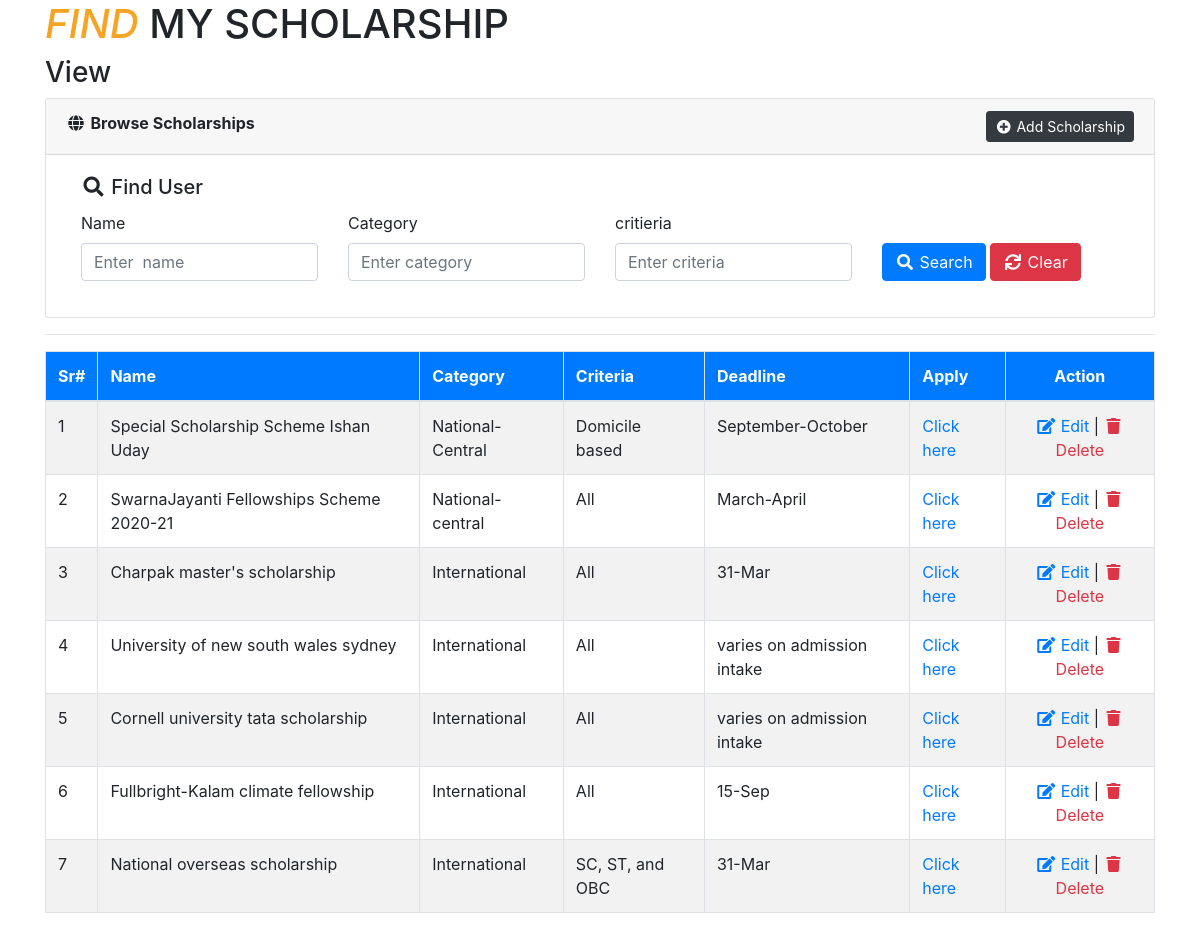
Screenshot of /scholarshipofficer/officer/Crud/national/browse_scholarship.php with the database file from the repository.
### tables this page shows
CREATE TABLE `national` (
  `id` int(250) NOT NULL,
  `name` varchar(250) NOT NULL,
  `category` varchar(250) NOT NULL,
  `criteria` varchar(250) NOT NULL,
  `deadline` varchar(250) NOT NULL,
  `apply` varchar(250) NOT NULL
);

### scholarshipofficer/officer/Crud/national/include/Database.php (called while the page is built, shortened)
<?php
class Database{
    protected $pdo;
    public function __construct(\PDO $pdo)
    {
        $this->pdo = $pdo;
        $this->pdo->setAttribute(\PDO::ATTR_ERRMODE, \PDO::ERRMODE_EXCEPTION);
    }
    public function getAllRecords($tableName, $fields='*', $cond='', $orderBy='', $limit='')
    {
        $stmt = $this->pdo->prepare("SELECT $fields FROM $tableName WHERE 1 ".$cond." ".$orderBy." ".$limit);
        $stmt->execute();
        $rows = $stmt->fetchAll(PDO::FETCH_ASSOC);
        return $rows;
    }
}
?>

### scholarshipofficer/officer/Crud/national/config.php (called while the page is built, shortened)
<?php
include_once('include/Database.php');
$dsn	= 	"mysql:dbname=".SS_DB_NAME.";host=".SS_DB_HOST."";
$pdo	=	"";
try {
	$pdo = new PDO($dsn, SS_DB_USER, SS_DB_PASSWORD);
}catch (PDOException $e) {
	echo "Connection failed: " . $e->getMessage();
}
$db 	=	new Database($pdo);
?>

### scholarshipofficer/officer/Crud/national/browse_scholarship.php (the view, shortened to what this page needs)
<?php include_once('config.php');?>
<!doctype html>
<html>
<head>
	<link rel="stylesheet" href="https://code.jquery.com/ui/1.12.0/themes/smoothness/jquery-ui.css" type="text/css">
    <link rel="stylesheet" href="https://stackpath.bootstrapcdn.com/bootstrap/4.2.1/css/bootstrap.min.css">
    <link rel="stylesheet" href="https://use.fontawesome.com/releases/v5.6.3/css/all.css">
</head>
<body>
	<?php
	$condition	=	'';
	$userData	=	$db->getAllRecords('national','*',$condition,'ORDER BY id DESC');
	?>
   	<div class="container">
		<h1><em style="color: #f5a425;;" >FIND</em> MY SCHOLARSHIP</h1>
		<h3>View</h3>
		<div class="card">
			<div class="card-header"><i class="fa fa-fw fa-globe"></i> <strong>Browse Scholarships</strong> <a href="addscholarship.php" class="float-right btn btn-dark btn-sm"><i class="fa fa-fw fa-plus-circle"></i> Add Scholarship</a></div>
			<div class="card-body">
				<div class="col-sm-12">
					<h5 class="card-title"><i class="fa fa-fw fa-search"></i> Find User</h5>
					<form method="get">
						<div class="row">
							<div class="col-sm-3">
								<div class="form-group">
									<label>Name</label>
									<input type="text" name="name" id="name" class="form-control" value="<?php echo isset($_REQUEST['name'])?$_REQUEST['name']:''?>" placeholder="Enter  name">
								</div>
							</div>
							<div class="col-sm-3">
								<div class="form-group">
									<label>Category</label>
									<input type="text" name="category" id="category" class="form-control" value="<?php echo isset($_REQUEST['category'])?$_REQUEST['category']:''?>" placeholder="Enter category">
								</div>
							</div>
							<div class="col-sm-3">
								<div class="form-group">
									<label>critieria</label>
									<input type="tel" name="criteria" id="criteria" class="form-control" value="<?php echo isset($_REQUEST['criteria'])?$_REQUEST['criteria']:''?>" placeholder="Enter criteria">
								</div>
							</div>
							<div class="col-sm-3">
								<div class="form-group">
									<label>&nbsp;</label>
									<div>
										<button type="submit" name="submit" value="search" id="submit" class="btn btn-primary"><i class="fa fa-fw fa-search"></i> Search</button>
										<a href="<?php echo $_SERVER['PHP_SELF'];?>" class="btn btn-danger"><i class="fa fa-fw fa-sync"></i> Clear</a>
									</div>
								</div>
							</div>
						</div>
					</form>
				</div>
			</div>
		</div>
		<hr>
		<div>
			<table class="table table-striped table-bordered">
				<thead>
					<tr class="bg-primary text-white">
						<th>Sr#</th>
						<th>Name</th>
						<th>Category</th>
						<th>Criteria</th>
						<th>Deadline</th>
						<th>Apply</th>
						<th class="text-center">Action</th>
					</tr>
				</thead>
				<tbody>
					<?php
					if(count($userData)>0){
						$s	=	'';
						foreach($userData as $val){
							$s++;
					?>
					<tr>
						<td><?php echo $s;?></td>
						<td><?php echo $val['name'];?></td>
						<td><?php echo $val['category'];?></td>
						<td><?php echo $val['criteria'];?></td>
						<td><?php echo $val['deadline'];?></td>
						<td><a href="<?php echo $val['apply'];?>">Click here</a></td>
						<td align="center">
							<a href="edit_scholarship.php?editId=<?php echo $val['id'];?>" class="text-primary"><i class="fa fa-fw fa-edit"></i> Edit</a> |
							<a href="delete.php?delId=<?php echo $val['id'];?>" class="text-danger" onClick="return confirm('Are you sure to delete this user?');"><i class="fa fa-fw fa-trash"></i> Delete</a>
						</td>
					</tr>
					<?php
						}
					}else{
					?>
					<tr><td colspan="6" align="center">No Record(s) Found!</td></tr>
					<?php } ?>
				</tbody>
			</table>
		</div>
	</div>
</body>
</html>

### rows the page displays
national: name "Special Scholarship Scheme Ishan Uday", category "National-Central", criteria "Domicile based", deadline "September-October"
national: name "SwarnaJayanti Fellowships Scheme 2020-21", category "National-central", criteria "All", deadline "March-April"
national: name "Charpak master's scholarship", category "International", criteria "All", deadline "31-Mar"
national: name "University of new south wales sydney", category "International", criteria "All", deadline "varies on admission intake"
national: name "Cornell university tata scholarship", category "International", criteria "All", deadline "varies on admission intake"
national: name "Fullbright-Kalam climate fellowship", category "International", criteria "All", deadline "15-Sep"
national: name "National overseas scholarship", category "International", criteria "SC, ST, and OBC", deadline "31-Mar"
